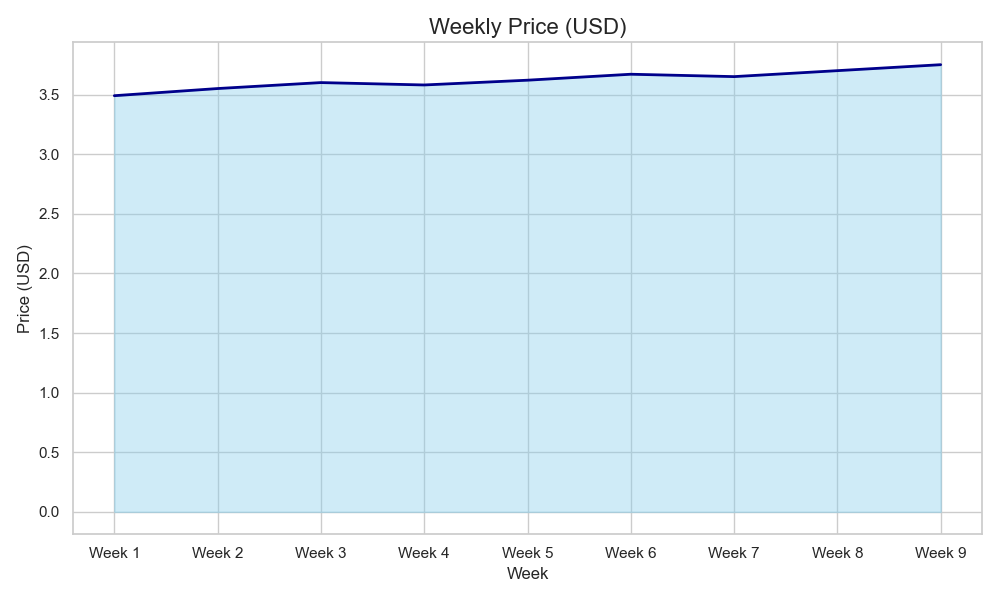

Source code (Python):

import pandas as pd
import matplotlib.pyplot as plt
import seaborn as sns

# Data
data = [
    {'Week': 'Week 1', ' Price (USD)': 3.49}, 
    {'Week': 'Week 2', ' Price (USD)': 3.55},
    {'Week': 'Week 3', ' Price (USD)': 3.6}, 
    {'Week': 'Week 4', ' Price (USD)': 3.58},
    {'Week': 'Week 5', ' Price (USD)': 3.62}, 
    {'Week': 'Week 6', ' Price (USD)': 3.67},
    {'Week': 'Week 7', ' Price (USD)': 3.65}, 
    {'Week': 'Week 8', ' Price (USD)': 3.7},
    {'Week': 'Week 9', ' Price (USD)': 3.75}
]

# Convert to DataFrame
df = pd.DataFrame(data)

# Rename the ' Price (USD)' column to remove leading space
df.rename(columns={' Price (USD)': 'Price (USD)'}, inplace=True)

# Set the styling using Seaborn
sns.set(style="whitegrid")

# Plot the area chart using plt.fill_between() on the matplotlib axis
fig, ax = plt.subplots(figsize=(10, 6))

# Line plot for the border of the area chart
sns.lineplot(ax=ax, x='Week', y='Price (USD)', data=df, color="darkblue", lw=2)

# Use fill_between to create the filled area effect
ax.fill_between(df['Week'], df['Price (USD)'], color="skyblue", alpha=0.4)

# Additional customizations
ax.set_title('Weekly Price (USD)', fontsize=16)
ax.set_xlabel('Week', fontsize=12)
ax.set_ylabel('Price (USD)', fontsize=12)

# Tight layout for better spacing
plt.tight_layout()

# Show plot
plt.show()
